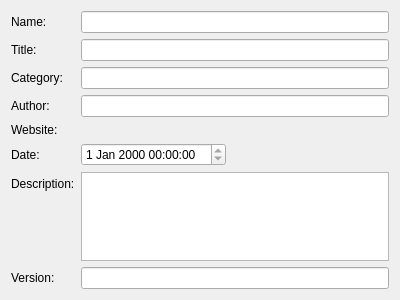
<?xml version="1.0" encoding="UTF-8"?>
<ui version="4.0">
 <class>PluginInformation</class>
 <widget class="QDialog" name="PluginInformation">
  <property name="geometry">
   <rect>
    <x>0</x>
    <y>0</y>
    <width>400</width>
    <height>300</height>
   </rect>
  </property>
  <property name="windowTitle">
   <string>About this plugin</string>
  </property>
  <layout class="QFormLayout" name="formLayout_2">
   <property name="fieldGrowthPolicy">
    <enum>QFormLayout::ExpandingFieldsGrow</enum>
   </property>
   <item row="0" column="0">
    <widget class="QLabel" name="label">
     <property name="text">
      <string>Name:</string>
     </property>
    </widget>
   </item>
   <item row="0" column="1">
    <widget class="QLineEdit" name="name">
     <property name="readOnly">
      <bool>true</bool>
     </property>
    </widget>
   </item>
   <item row="2" column="0">
    <widget class="QLabel" name="label_2">
     <property name="text">
      <string>Category:</string>
     </property>
    </widget>
   </item>
   <item row="2" column="1">
    <widget class="QLineEdit" name="category">
     <property name="readOnly">
      <bool>true</bool>
     </property>
    </widget>
   </item>
   <item row="3" column="0">
    <widget class="QLabel" name="label_3">
     <property name="text">
      <string>Author:</string>
     </property>
    </widget>
   </item>
   <item row="3" column="1">
    <widget class="QLineEdit" name="author">
     <property name="readOnly">
      <bool>true</bool>
     </property>
    </widget>
   </item>
   <item row="4" column="0">
    <widget class="QLabel" name="label_4">
     <property name="text">
      <string>Website:</string>
     </property>
    </widget>
   </item>
   <item row="4" column="1">
    <widget class="QLabel" name="website">
     <property name="text">
      <string/>
     </property>
    </widget>
   </item>
   <item row="5" column="0">
    <widget class="QLabel" name="label_5">
     <property name="text">
      <string>Date:</string>
     </property>
    </widget>
   </item>
   <item row="5" column="1">
    <widget class="QDateTimeEdit" name="date">
     <property name="readOnly">
      <bool>true</bool>
     </property>
    </widget>
   </item>
   <item row="6" column="0">
    <widget class="QLabel" name="label_6">
     <property name="text">
      <string>Description:</string>
     </property>
    </widget>
   </item>
   <item row="6" column="1">
    <widget class="QTextEdit" name="description">
     <property name="readOnly">
      <bool>true</bool>
     </property>
    </widget>
   </item>
   <item row="8" column="0">
    <widget class="QLabel" name="label_7">
     <property name="text">
      <string>Version:</string>
     </property>
    </widget>
   </item>
   <item row="8" column="1">
    <widget class="QLineEdit" name="version">
     <property name="readOnly">
      <bool>true</bool>
     </property>
    </widget>
   </item>
   <item row="1" column="0">
    <widget class="QLabel" name="label_8">
     <property name="text">
      <string>Title:</string>
     </property>
    </widget>
   </item>
   <item row="1" column="1">
    <widget class="QLineEdit" name="title">
     <property name="readOnly">
      <bool>true</bool>
     </property>
    </widget>
   </item>
  </layout>
 </widget>
 <resources/>
 <connections/>
</ui>
